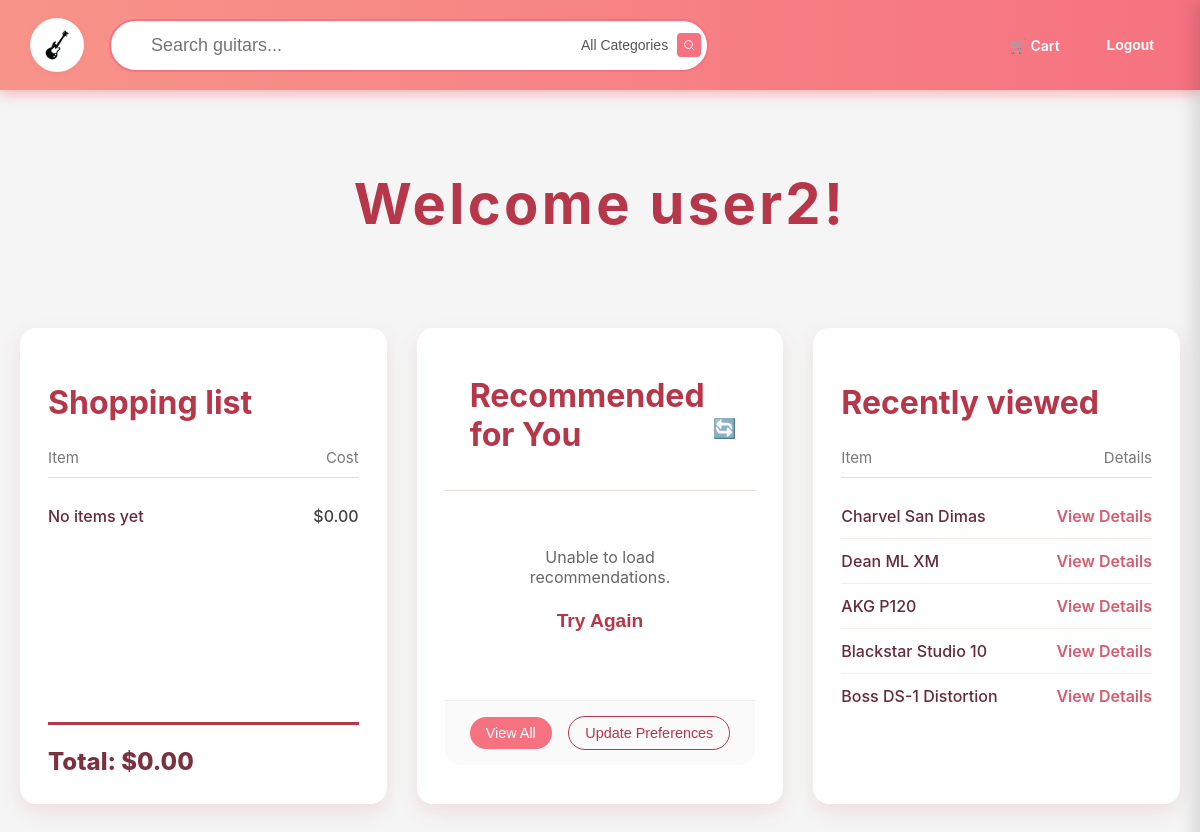
Page / (signed in) on the committed database.
### tables this page shows
CREATE TABLE users (
                id INTEGER PRIMARY KEY AUTOINCREMENT,
                username TEXT UNIQUE NOT NULL,
                email TEXT UNIQUE NOT NULL,
                password_hash TEXT NOT NULL,
                created_at TIMESTAMP DEFAULT CURRENT_TIMESTAMP,
                last_login TIMESTAMP
            );

CREATE TABLE products (
            id INTEGER PRIMARY KEY AUTOINCREMENT,
            name TEXT NOT NULL,
            category TEXT NOT NULL,
            price REAL NOT NULL,
            description TEXT,
            image_url TEXT,
            stock INTEGER DEFAULT 0,
            created_at TIMESTAMP DEFAULT CURRENT_TIMESTAMP
        , youtube_links TEXT DEFAULT NULL, skill_level VARCHAR(20), genre_suitability TEXT, instrument_type VARCHAR(20), price_range VARCHAR(20), popularity_score REAL DEFAULT 5.0, rating REAL DEFAULT 3.0);

### app.py (the view)
@app.route('/')
def home():
    db = get_db()
    if current_user.is_authenticated:
        items = db.execute('SELECT id, name, price FROM cart_items WHERE user_id = ? ORDER BY id DESC', (current_user.id,)).fetchall()
        recently_viewed = db.execute('''
            SELECT p.id, p.name, p.price
            FROM recently_viewed rv
            JOIN products p ON rv.product_id = p.id
            WHERE rv.user_id = ?
            ORDER BY rv.viewed_at DESC
            LIMIT 5
        ''', (current_user.id,)).fetchall()
    else:
        items = []  # No cart items for non-authenticated users
        recently_viewed = []  # No recently viewed for non-authenticated users
    total = sum((row['price'] or 0) for row in items)
    return render_template('index.html', cart_items=items, cart_total=total, recently_viewed=recently_viewed)

### app.py (called while the page is built, shortened)
def get_db():
    db = getattr(g, '_db', None)
    if db is None:
        db = g._db = sqlite3.connect(DB_PATH, check_same_thread=False)
        db.row_factory = sqlite3.Row
    return db

def get_categories():
    db = get_db()
    return db.execute('SELECT DISTINCT category FROM products ORDER BY category').fetchall()

@app.context_processor
def inject_globals():
    return {
        'categories': get_categories()
    }

@login_manager.user_loader
def load_user(user_id):
    db = get_db()
    user = db.execute('SELECT * FROM users WHERE id = ?', (user_id,)).fetchone()
    if user:
        return User(user['id'], user['username'], user['email'], user['password_hash'])
    return None

def seed_products():
    db = get_db()
    count = db.execute('SELECT COUNT(*) AS c FROM products').fetchone()['c']

@app.before_request
def setup():
    init_db()
    seed_products()
    update_product_images()

### templates/index.html (shortened to what this page needs)
{% extends "base.html" %}
{% block content %}
    <section class="welcome-section">
        {% if current_user.is_authenticated %}
            <h1>Welcome {{ current_user.username }}!</h1>
        {% else %}
            <h1>Welcome to Guitar Store!</h1>
            <p><a href="{{ url_for('login') }}">Login</a> or <a href="{{ url_for('register') }}">Register</a> to create your shopping list</p>
        {% endif %}
    </section>
    <main class="dashboard">
        <div class="card {% if current_user.is_authenticated %}clickable-card{% endif %}" {% if current_user.is_authenticated %}data-href="{{ url_for('shopping_cart') }}"{% endif %}>
            <h2>Shopping list</h2>
            <div class="card-header">
                <span>Item</span>
                <span>Cost</span>
            </div>
            <div class="card-content">
                {% if current_user.is_authenticated %}
                    {% if cart_items and cart_items|length > 0 %}
                        {% for item in cart_items %}
                        <div class="item-row">
                            <span class="item-name">{{ item.name }}</span>
                            <span>
                                ${{ '%.2f'|format(item.price or 0) }}
                                <form style="display:inline" method="post" action="{{ url_for('remove_item', item_id=item.id) }}">
                                    <button type="submit">Remove</button>
                                </form>
                            </span>
                        </div>
                        {% endfor %}
                    {% else %}
                        <div class="item-row">
                            <span class="item-name">No items yet</span>
                            <span>$0.00</span>
                        </div>
                    {% endif %}
                {% else %}
                    <div class="item-row">
                        <span class="item-name">Please login to view your shopping list</span>
                        <span><a href="{{ url_for('login') }}">Login</a></span>
                    </div>
                {% endif %}
            </div>
            <div class="total-cost">Total: ${{ '%.2f'|format(cart_total or 0) }}</div>
        </div>
        {% if current_user.is_authenticated %}
        <div class="card recommendations-card">
            <div class="card-header">
                <h2>Recommended for You</h2>
                <button class="refresh-btn" onclick="refreshRecommendations()" title="Refresh recommendations">🔄</button>
            </div>
            <div class="recommendations-grid" id="recommendationsGrid" data-max-items="3" style="display: none;">
            </div>
            <div class="recommendation-footer">
                <button class="view-all-btn" onclick="viewAllRecommendations()">View All</button>
                <button class="update-preferences-btn" onclick="updateSurvey()">Update Preferences</button>
            </div>
        </div>
        {% endif %}
        <div class="card">
            <h2>Recently viewed</h2>
            <div class="card-header">
                <span>Item</span>
                <span>Details</span>
            </div>
            <div class="card-content">
                {% if current_user.is_authenticated and recently_viewed %}
                    {% for product in recently_viewed %}
                    <div class="item-row">
                        <span class="item-name">{{ product.name }}</span>
                        <a href="{{ url_for('product_detail', product_id=product.id) }}" class="item-link">View Details</a>
                    </div>
                    {% endfor %}
                {% elif current_user.is_authenticated %}
                    <div class="item-row">
                        <span class="item-name">No recently viewed items</span>
                        <span><a href="{{ url_for('search') }}">Browse Products</a></span>
                    </div>
                {% else %}
                    <div class="item-row">
                        <span class="item-name">Please login to view recently viewed items</span>
                        <span><a href="{{ url_for('login') }}">Login</a></span>
                    </div>
                {% endif %}
            </div>
        </div>
    </main>
{% endblock %}

### static/style.css (style rules this page uses)
body { font-family: -apple-system, BlinkMacSystemFont, 'Segoe UI', Arial, sans-serif; margin: 0; padding: 0; background-color: #f5f5f5; color: #222; }
.recommendations-card { position: relative; min-height: 400px; background: white; border-radius: 16px; box-shadow: 0 8px 20px rgba(196, 63, 86, 0.12); transition: all 0.3s ease; }
.recommendations-card .card-header { display: flex; justify-content: space-between; align-items: center; padding: 20px 25px 15px 25px; border-bottom: 1px solid #f0f0f0; }
.recommendations-card .card-header h2 { margin: 0; color: #333; font-size: 1.3rem; font-weight: 600; }
.refresh-btn { background: none; border: none; cursor: pointer; font-size: 1.2rem; padding: 8px; border-radius: 50%; transition: all 0.3s ease; color: #b7374a; }
.recommendations-grid { display: grid; grid-template-columns: 1fr; gap: 20px; padding: 0 25px 20px 25px; }
.recommendation-footer { display: flex; justify-content: space-between; align-items: center; padding: 15px 25px; border-top: 1px solid #f0f0f0; background: #fafafa; border-radius: 0 0 16px 16px; }
.view-all-btn, .update-preferences-btn { padding: 8px 16px; border: none; border-radius: 20px; font-size: 0.9rem; font-weight: 500; cursor: pointer; transition: all 0.3s ease; }
.view-all-btn { background: #f67280; color: white; }
.update-preferences-btn { background: transparent; color: #b7374a; border: 1px solid #b7374a; }
a { color: #0066cc; text-decoration: none; }
button { cursor: pointer; font-weight: 600; border-radius: 4px; border: none; }
.homepage .welcome-section { padding: 50px 20px; background: #f5f5f5; border-radius: 16px; max-width: 1200px; margin: 30px auto 40px auto; text-align: center; }
.homepage .welcome-section h1 { font-size: 3.5rem; font-weight: 700; color: #b7374a; letter-spacing: 0.06em; margin: 0; }
.homepage .dashboard { display: grid; grid-template-columns: repeat(auto-fit, minmax(340px, 1fr)); gap: 30px; padding: 0 20px 60px; max-width: 1400px; margin: 0 auto 60px; }
.homepage .card { background-color: white; border-radius: 16px; padding: 28px; min-height: 420px; display: flex; flex-direction: column; box-shadow: 0 8px 20px rgba(196, 63, 86, 0.12); transition: box-shadow 0.3s ease, transform 0.3s ease; border: none; }
.homepage .card h2 { font-size: 2rem; margin-bottom: 26px; color: #b7374a; font-weight: 700; }
.homepage .card-header { display: flex; justify-content: space-between; font-size: 15px; color: #777; margin-bottom: 16px; padding-bottom: 10px; border-bottom: 1px solid #f0d8d8; }
.homepage .item-row { display: flex; justify-content: space-between; padding: 12px 0; border-bottom: 1px solid #f9e9e9; font-weight: 500; color: #444; }
.homepage .item-row span:last-child, .homepage .item-row a.item-link { text-align: right; margin-left: auto; }
.homepage .item-row:last-child { border-bottom: none; }
.homepage .item-name { color: #662a3a; }
.homepage .item-link { color: #d65c6f; text-decoration: none; font-weight: 600; transition: color 0.25s ease; }
.homepage .total-cost { margin-top: auto; padding-top: 22px; border-top: 3px solid #b7374a; font-weight: 800; color: #7b323f; font-size: 1.5rem; }
.homepage .card-content { flex: 1; }
.homepage .clickable-card { cursor: pointer; }
* { transition: all 0.25s ease; }
@media (max-width: 1200px) { .dashboard { max-width: 100%; padding: 0 15px 40px; } }
.item-row { transition: background-color 0.2s ease, transform 0.1s ease; }

### rows in the picture
users: username "user2"
products: name "Charvel San Dimas"
products: name "Dean ML XM"
products: name "AKG P120"
products: name "Blackstar Studio 10"
products: name "Boss DS-1 Distortion"

### other values in the picture
{{ '%.2f'|format(cart_total or 0) }} "0.00"
